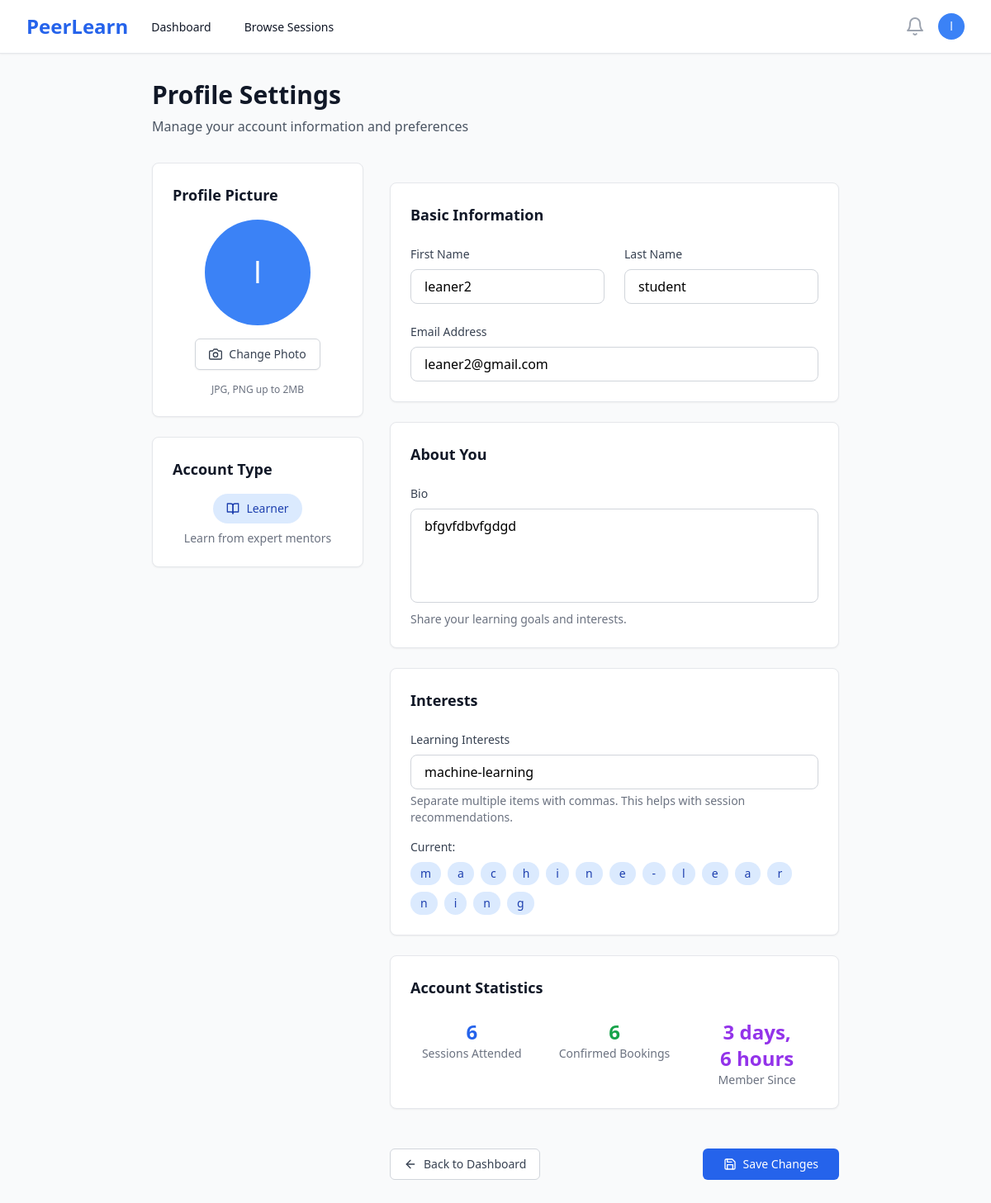
/profile/ (signed in), run on an earlier commit of the app's database.
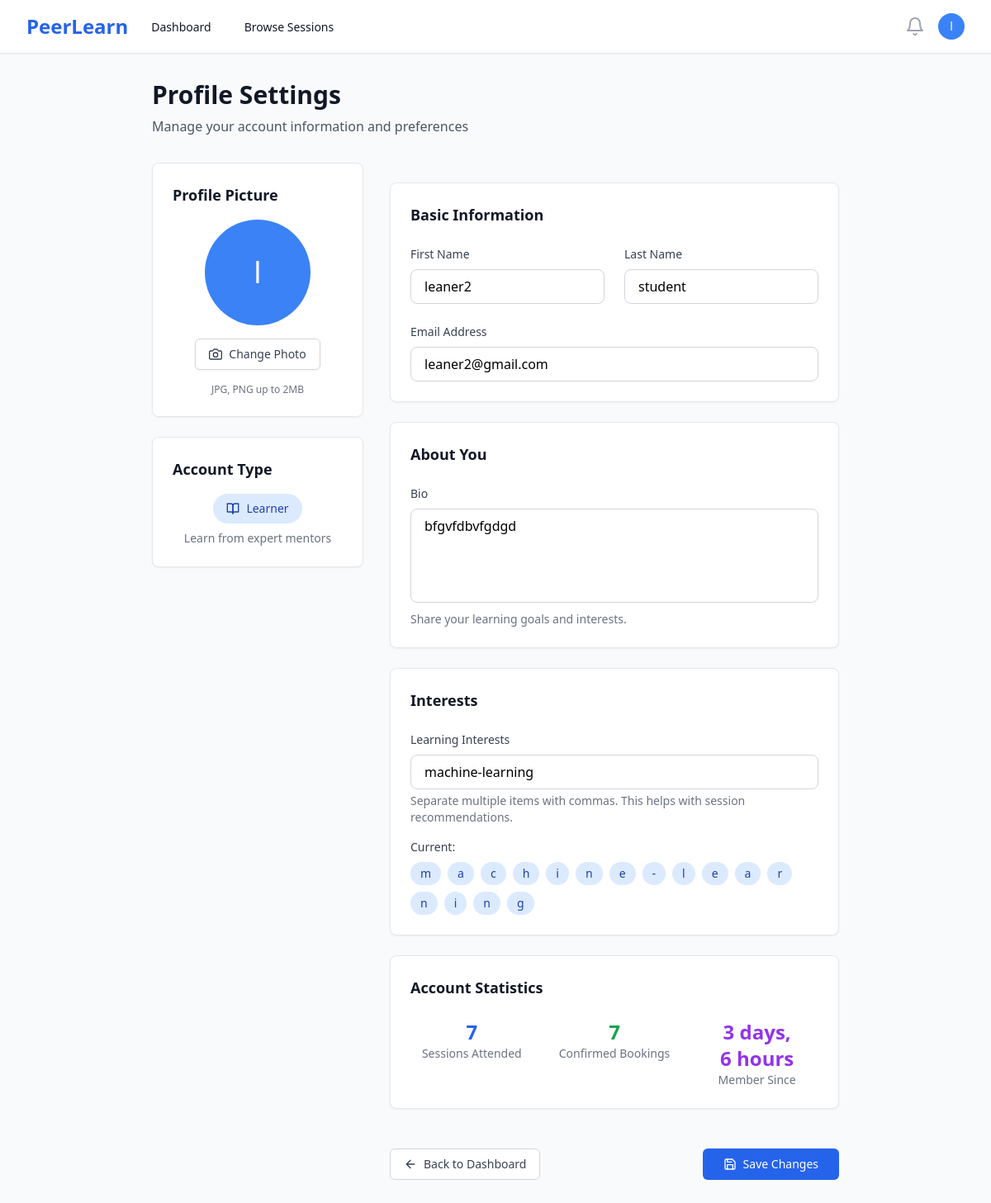
And on a later commit of the database.
### users/models.py (models this page shows, shortened)
class User(AbstractUser):
    ROLE_CHOICES = [
        ('mentor', 'Mentor'),
        ('learner', 'Learner'),
    ]
    id = models.UUIDField(primary_key=True, default=uuid.uuid4, editable=False)
    role = models.CharField(max_length=10, choices=ROLE_CHOICES, default='learner')
    bio = models.TextField(blank=True, null=True)
    skills = models.CharField(max_length=500, blank=True, help_text="Comma-separated skills for recommendation matching")
    interests = models.CharField(max_length=500, blank=True, help_text="Learning interests for AI recommendations")
    domain = models.CharField(max_length=100, blank=True, help_text="Learning domain/field")
    expertise = models.CharField(max_length=100, blank=True, help_text="Primary domain/area of expertise")
    career_goals = models.TextField(blank=True, help_text="Career aspirations for AI guidance")
    profile_image = models.ImageField(upload_to='profiles/', blank=True, null=True)
    created_at = models.DateTimeField(auto_now_add=True)
    updated_at = models.DateTimeField(auto_now=True)
    @property
    def is_mentor(self):
        return self.role == 'mentor'

### users/views.py (the view)
# urls.py: path('profile/', views.profile_view, name='profile'),
@login_required
def profile_view(request):
    if request.method == 'POST':
        form = UserProfileForm(request.POST, request.FILES, instance=request.user)
        if form.is_valid():
            form.save()
            messages.success(request, 'Profile updated successfully!')
            return redirect('profile')
    else:
        form = UserProfileForm(instance=request.user)
    if request.user.is_mentor:
        from sessions.models import Session
        completed_sessions_count = Session.objects.filter(
            mentor=request.user,
            status='completed'
        ).count()
        confirmed_bookings_count = 0
    else:
        from sessions.models import Booking
        completed_sessions_count = 0
        confirmed_bookings_count = Booking.objects.filter(
            learner=request.user,
            status='confirmed'
        ).count()
    context = {
        'form': form,
        'completed_sessions_count': completed_sessions_count,
        'confirmed_bookings_count': confirmed_bookings_count,
    }
    return render(request, 'profile.html', context)

### users/forms.py
class UserProfileForm(forms.ModelForm):
    class Meta:
        model = User
        fields = ('first_name', 'last_name', 'email', 'bio', 'expertise', 'profile_image')
        widgets = {
            'bio': forms.Textarea(attrs={'rows': 4}),
            'expertise': forms.TextInput(attrs={'placeholder': 'Enter skills separated by commas'}),
        }
    def __init__(self, *args, **kwargs):
        super().__init__(*args, **kwargs)
        for field_name, field in self.fields.items():
            field.widget.attrs['class'] = 'w-full px-4 py-2 border border-gray-300 rounded-lg focus:ring-2 focus:ring-blue-500 focus:border-transparent'

### templates/profile.html (shortened to what the changed rows need)
{% extends 'base.html' %}
{% block content %}
<div class="max-w-4xl mx-auto px-4 sm:px-6 lg:px-8 py-8">
    <div class="mb-8">
        <h1 class="text-3xl font-bold text-gray-900">Profile Settings</h1>
    </div>
    <div class="grid grid-cols-1 lg:grid-cols-3 gap-8">
        <div class="lg:col-span-1">
            <div class="bg-white rounded-lg shadow-sm border border-gray-200 p-6">
                <h2 class="text-lg font-semibold text-gray-900 mb-4">Profile Picture</h2>
                <div class="text-center">
                    {% if user.profile_image %}
                        <img class="h-32 w-32 rounded-full mx-auto mb-4" src="{{ user.profile_image.url }}" alt="Profile picture">
                    {% else %}
                        <div class="h-32 w-32 rounded-full bg-blue-500 flex items-center justify-center mx-auto mb-4">
                            <span class="text-white text-4xl font-medium">{{ user.first_name|first|default:user.username|first }}</span>
                        </div>
                    {% endif %}
                </div>
            </div>
            <div class="mt-6 bg-white rounded-lg shadow-sm border border-gray-200 p-6">
                <h2 class="text-lg font-semibold text-gray-900 mb-4">Account Type</h2>
            </div>
        </div>
        <div class="lg:col-span-2">
            <form method="post" enctype="multipart/form-data" class="space-y-6">
                <div class="bg-white rounded-lg shadow-sm border border-gray-200 p-6">
                    <h2 class="text-lg font-semibold text-gray-900 mb-6">Basic Information</h2>
                    <div class="grid grid-cols-1 md:grid-cols-2 gap-6">
                        <div>
                            <label for="{{ form.first_name.id_for_label }}" class="block text-sm font-medium text-gray-700 mb-2">
                                First Name
                            </label>
                            <input type="text"
                                   id="{{ form.first_name.id_for_label }}"
                                   name="{{ form.first_name.name }}"
                                   value="{{ form.first_name.value|default:'' }}"
                                   class="w-full px-4 py-2 border border-gray-300 rounded-lg focus:ring-2 focus:ring-blue-500 focus:border-transparent">
                        </div>
                        <div>
                            <label for="{{ form.last_name.id_for_label }}" class="block text-sm font-medium text-gray-700 mb-2">
                                Last Name
                            </label>
                            <input type="text"
                                   id="{{ form.last_name.id_for_label }}"
                                   name="{{ form.last_name.name }}"
                                   value="{{ form.last_name.value|default:'' }}"
                                   class="w-full px-4 py-2 border border-gray-300 rounded-lg focus:ring-2 focus:ring-blue-500 focus:border-transparent">
                        </div>
                    </div>
                    <div class="mt-6">
                        <label for="{{ form.email.id_for_label }}" class="block text-sm font-medium text-gray-700 mb-2">
                            Email Address
                        </label>
                        <input type="email"
                               id="{{ form.email.id_for_label }}"
                               name="{{ form.email.name }}"
                               value="{{ form.email.value|default:'' }}"
                               class="w-full px-4 py-2 border border-gray-300 rounded-lg focus:ring-2 focus:ring-blue-500 focus:border-transparent">
                    </div>
                </div>
                <div class="bg-white rounded-lg shadow-sm border border-gray-200 p-6">
                    <h2 class="text-lg font-semibold text-gray-900 mb-6">About You</h2>
                    <div>
                        <label for="{{ form.bio.id_for_label }}" class="block text-sm font-medium text-gray-700 mb-2">
                            Bio
                        </label>
                        <textarea id="{{ form.bio.id_for_label }}"
                                  name="{{ form.bio.name }}"
                                  rows="4"
                                  class="w-full px-4 py-2 border border-gray-300 rounded-lg focus:ring-2 focus:ring-blue-500 focus:border-transparent resize-none"
                                  placeholder="Tell others about yourself, your background, and interests...">{{ form.bio.value|default:'' }}</textarea>
                        <p class="mt-1 text-sm text-gray-500">
                            {% if user.is_mentor %}
                                Help learners understand your background and teaching style.
                            {% else %}
                                Share your learning goals and interests.
                            {% endif %}
                        </p>
                    </div>
                </div>
                <div class="bg-white rounded-lg shadow-sm border border-gray-200 p-6">
                    <h2 class="text-lg font-semibold text-gray-900 mb-6">
                        {% if user.is_mentor %}Expertise{% else %}Interests{% endif %}
                    </h2>
                    <div>
                        <label for="{{ form.expertise.id_for_label }}" class="block text-sm font-medium text-gray-700 mb-2">
                            {% if user.is_mentor %}Skills & Domains{% else %}Learning Interests{% endif %}
                        </label>
                        <input type="text"
                               id="{{ form.expertise.id_for_label }}"
                               name="{{ form.expertise.name }}"
                               value="{{ form.expertise.value|default:'' }}"
                               class="w-full px-4 py-2 border border-gray-300 rounded-lg focus:ring-2 focus:ring-blue-500 focus:border-transparent"
                               placeholder="{% if user.is_mentor %}e.g., Python, Machine Learning, Web Development{% else %}e.g., Programming, Data Science, Design{% endif %}">
                        <p class="mt-1 text-sm text-gray-500">
                            Separate multiple items with commas. This helps with session recommendations.
                        </p>
                    </div>
                </div>
                <div class="bg-white rounded-lg shadow-sm border border-gray-200 p-6">
                    <h2 class="text-lg font-semibold text-gray-900 mb-6">Account Statistics</h2>
                    <div class="grid grid-cols-1 md:grid-cols-3 gap-6">
                        <div class="text-center">
                            <div class="text-2xl font-bold text-blue-600">
                                {% if user.is_mentor %}{{ user.mentor_sessions.count }}{% else %}{{ user.bookings.count }}{% endif %}
                            </div>
                            <div class="text-sm text-gray-500">
                                {% if user.is_mentor %}Sessions Created{% else %}Sessions Attended{% endif %}
                            </div>
                        </div>
                        <div class="text-center">
                            <div class="text-2xl font-bold text-green-600">
                                {% if user.is_mentor %}{{ completed_sessions_count }}{% else %}{{ confirmed_bookings_count }}{% endif %}
                            </div>
                            <div class="text-sm text-gray-500">
                                {% if user.is_mentor %}Completed Sessions{% else %}Confirmed Bookings{% endif %}
                            </div>
                        </div>
                        <div class="text-center">
                            <div class="text-2xl font-bold text-purple-600">{{ user.date_joined|timesince }}</div>
                            <div class="text-sm text-gray-500">Member Since</div>
                        </div>
                    </div>
                </div>
            </form>
        </div>
    </div>
</div>
{% endblock %}

### templates/base.html (shortened to what this page needs)
<!DOCTYPE html>
<html lang="en" class="h-full bg-gray-50">
<head>
    <script src="https://cdn.tailwindcss.com"></script>
</head>
<body class="h-full">
    {% if user.is_authenticated %}
    <nav class="bg-white shadow-sm border-b border-gray-200" x-data="{ mobileMenuOpen: false }">
        <div class="max-w-7xl mx-auto px-4 sm:px-6 lg:px-8">
            <div class="flex justify-between h-16">
                <div class="flex">
                    <div class="flex-shrink-0 flex items-center">
                        <a href="{% url 'landing' %}" class="text-2xl font-bold text-blue-600">PeerLearn</a>
                    </div>
                    <div class="hidden sm:ml-6 sm:flex sm:space-x-8">
                        {% if user.is_mentor %}
                            <a href="{% url 'mentor_dashboard' %}" class="border-transparent text-gray-900 hover:text-blue-600 inline-flex items-center px-1 pt-1 border-b-2 text-sm font-medium">
                                Dashboard
                            </a>
                            <a href="{% url 'create_session' %}" class="border-transparent text-gray-900 hover:text-blue-600 inline-flex items-center px-1 pt-1 border-b-2 text-sm font-medium">
                                Create Session
                            </a>
                        {% else %}
                            <a href="{% url 'learner_dashboard' %}" class="border-transparent text-gray-900 hover:text-blue-600 inline-flex items-center px-1 pt-1 border-b-2 text-sm font-medium">
                                Dashboard
                            </a>
                            <a href="{% url 'session_list' %}" class="border-transparent text-gray-900 hover:text-blue-600 inline-flex items-center px-1 pt-1 border-b-2 text-sm font-medium">
                                Browse Sessions
                            </a>
                        {% endif %}
                    </div>
                </div>
                <div class="hidden sm:ml-6 sm:flex sm:items-center">
                    <button type="button" class="bg-white p-1 rounded-full text-gray-400 hover:text-gray-500 focus:outline-none focus:ring-2 focus:ring-offset-2 focus:ring-blue-500">
                        <i data-feather="bell" class="h-6 w-6"></i>
                    </button>
                    <div class="ml-3 relative" x-data="{ open: false }">
                        <div>
                            <button @click="open = !open" type="button" class="bg-white rounded-full flex text-sm focus:outline-none focus:ring-2 focus:ring-offset-2 focus:ring-blue-500" id="user-menu-button">
                                <div class="h-8 w-8 rounded-full bg-blue-500 flex items-center justify-center">
                                    <span class="text-white text-sm font-medium">{{ user.first_name|first|default:user.username|first }}</span>
                                </div>
                            </button>
                        </div>
                    </div>
                </div>
            </div>
        </div>
    </nav>
    {% endif %}
    <main class="{% if user.is_authenticated %}pt-0{% else %}pt-0{% endif %}">
        {% block content %}{% endblock %}
    </main>
</body>
</html>

What changed in the data, as far as the page shows it:
changed User "leaner2": bookings.count "6" → "7"
Also different on the page:
{{ confirmed_bookings_count }}: "6" → "7"
